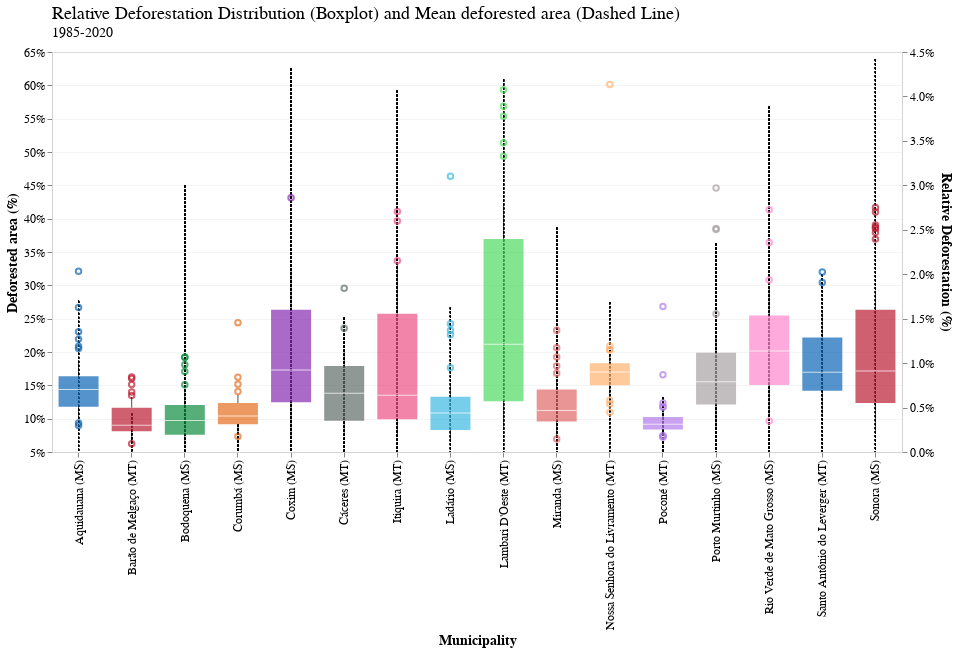

This figure's notebook cell:
### Code cell
deforestation_boxplot = alt.Chart(relative_deforestation_df.rename(
    columns={'relative_deforestation': 'Relative Deforestation (%)'}
)).mark_boxplot(size=40, extent=0.5, opacity=0.7).encode(
    x=alt.X('location:O', axis=alt.Axis(title="Municipality")),
    y=alt.Y('Relative Deforestation (%):Q',scale=alt.Scale(zero=False), axis=alt.Axis(format='%')),
    color=alt.Color('location', legend=None)
)

deforestation_percentage_chart = alt.Chart(
    relative_deforestation_df
).mark_rule(color='black', opacity=0.8, strokeDash=[2]).encode(
    x=alt.X('location:O', axis=alt.Axis(title="Municipality")),
    y=alt.Y('max_deforested_percentage:Q',scale=alt.Scale(zero=False), 
            axis=alt.Axis(format='%', title="Deforested area (%)")
           ),
)


final_chart = (alt.layer(deforestation_percentage_chart, deforestation_boxplot).resolve_scale(y='independent')).properties(
    width=850,
    height=400,
    title=science_theme_title(
        text="Relative Deforestation Distribution (Boxplot) and Mean deforested area (Dashed Line)", 
        subtitle="1985-2020"
    )
).configure_axis(
    labelFontSize=12,
    titleFontSize=14
)

final_chart

### Figure 1 — Vega-Lite specification as saved in the notebook (floating-point values rounded to 4 significant figures; data arrays with more than 128 entries replaced by an {"elided": "..."} marker saying what was removed)
{"config": {"view": {"width": 533.3, "height": 300.0, "fill": "white"}, "title": {"align": "left", "anchor": "start", "frame": "group", "font": "Helvetica Neue", "fontSize": 18, "dy": -2, "subtitleFont": "Helvetica Neue", "subtitleFontSize": 14, "fontWeight": "normal"}, "axis": {"domainColor": "lightGrey", "gridColor": "lightGrey", "gridWidth": 0.25, "titleFont": "Helvetica Neue", "titleFontSize": 14, "labelFont": "Helvetica Neue", "labelFontSize": 12}, "legend": {"layout": {"anchor": "start"}, "labelLimit": 0, "titleFontSize": 14, "titleFont": "Helvetica Neue", "labelFontSize": 14, "labelFont": "Helvetica Neue"}, "header": {"title": null, "titleFont": "Helvetica Neue", "labelFont": "Helvetica Neue", "labelFontSize": 14, "labelPadding": 2}, "range": {"category": ["#0C66B5", "#BA1D32", "#0F8E40", "#E56F20", "#862BAF", "#626D69", "#ED5087", "#3DB9E2", "#51DB63", "#E26868", "#FFB270", "#B37CEA", "#A8A1A4", "#FF87CD"]}}, "layer": [{"data": {"name": "data-46152c4629acbc8487c937acd44a9d8b"}, "mark": {"type": "rule", "color": "black", "opacity": 0.8, "strokeDash": [2]}, "encoding": {"x": {"axis": {"title": "Municipality"}, "field": "location", "type": "ordinal"}, "y": {"axis": {"format": "%", "title": "Deforested area (%)"}, "field": "max_deforested_percentage", "scale": {"zero": false}, "type": "quantitative"}}}, {"data": {"name": "data-e742bacf7c4c26c56a94e9b558e8584a"}, "mark": {"type": "boxplot", "extent": 0.5, "opacity": 0.7, "size": 40}, "encoding": {"color": {"field": "location", "legend": null, "type": "nominal"}, "x": {"axis": {"title": "Municipality"}, "field": "location", "type": "ordinal"}, "y": {"axis": {"format": "%"}, "field": "Relative Deforestation (%)", "scale": {"zero": false}, "type": "quantitative"}}}], "height": 400, "resolve": {"scale": {"y": "independent"}}, "title": {"align": "left", "anchor": "start", "frame": "group", "font": "Helvetica Neue", "fontSize": 18, "dy": -2, "subtitleFont": "Helvetica Neue", "subtitleFontSize": 14, "fontWeight": "normal", "text": "Relative Deforestation Distribution (Boxplot) and Mean deforested area (Dashed Line)", "subtitle": "1985-2020"}, "width": 850, "$schema": "https://vega.github.io/schema/vega-lite/v4.17.0.json", "datasets": {"data-46152c4629acbc8487c937acd44a9d8b": {"elided": "576 records"}, "data-e742bacf7c4c26c56a94e9b558e8584a": {"elided": "576 records"}}}
